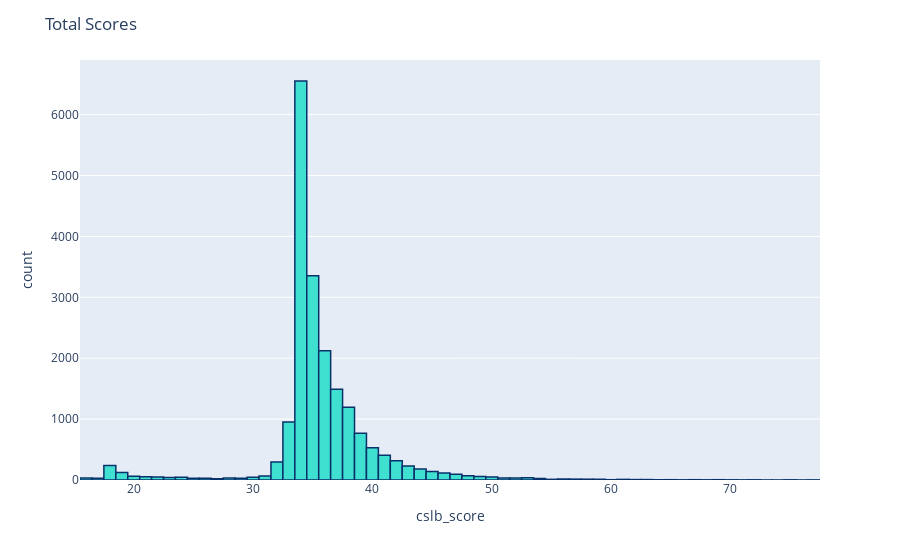

The notebook cell this image was saved under:
### Code cell
# Product Scores
print(cslbscores.mean())
fig = px.histogram(cslb_df, x="cslb_score")
fig.update_traces(marker_color="turquoise",marker_line_color='rgb(8,48,107)',
                  marker_line_width=1.5)
fig.update_layout(title_text='Total Scores')
fig.show()

### Figure 1 — Plotly figure (JSON) as saved in the notebook; plotly's stock layout.template omitted (floating-point values rounded to 4 significant figures; data arrays with more than 128 entries replaced by an {"elided": "..."} marker saying what was removed)
{"data": [{"alignmentgroup": "True", "bingroup": "x", "hovertemplate": "cslb_score=%{x}<br>count=%{y}<extra></extra>", "legendgroup": "", "marker": {"color": "turquoise", "line": {"color": "rgb(8,48,107)", "width": 1.5}, "pattern": {"shape": ""}}, "name": "", "offsetgroup": "", "orientation": "v", "showlegend": false, "type": "histogram", "x": {"elided": "20096 int values"}, "xaxis": "x", "yaxis": "y"}], "layout": {"barmode": "relative", "legend": {"tracegroupgap": 0}, "margin": {"t": 60}, "title": {"text": "Total Scores"}, "xaxis": {"anchor": "y", "domain": [0, 1], "title": {"text": "cslb_score"}}, "yaxis": {"anchor": "x", "domain": [0, 1], "title": {"text": "count"}}}}
